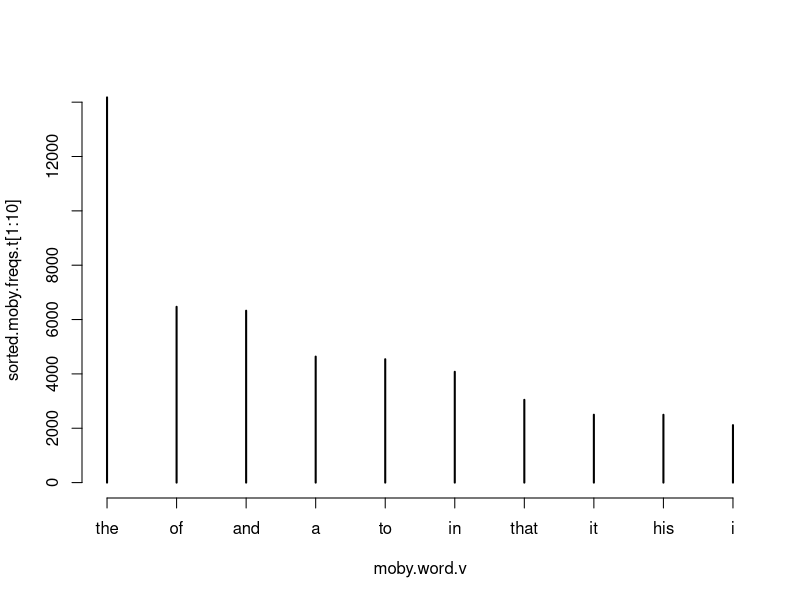

Source code (R):
###################################################################################
# "Text Analysis with R for Students of Literature", Matthew L. Jockers, (c) 2014 #
# Chapter 2: First Foray into Text Analysis with R                                #
###################################################################################

setwd("/Volumes/HD2/Users/pstessel/Documents/Git_Repos/text_analysis")

rm(list=ls())

options(max.print = 1000000)


# store Moby Dick as a character vector
text.v <- scan("data/plainText/melville.txt", what="character", sep="\n")

# separate content from metadata
start.v <- which(text.v == "CHAPTER 1. Loomings.")
end.v <- which(text.v == "orphan.")
start.v
end.v
length(text.v)

# save Project Gutenberg metadata
start.metadata.v <- text.v[1:start.v -1]
end.metadata.v <- text.v[(end.v+1):length(text.v)]
metadata.v <- c(start.metadata.v, end.metadata.v)

# text of the novel
novel.lines.v <- text.v[start.v:end.v]

length(text.v)
length(novel.lines.v)

# remove line breaks
novel.v <- paste(novel.lines.v, collapse=" ")

# convert text to lowercase characters
novel.lower.v <- tolower(novel.v)
novel.lower.v

# extract words into a list
moby.words.l <- strsplit(novel.lower.v, "\\W")
moby.words.l

# convert the list back into a vector
moby.word.v <- unlist(moby.words.l)

# remove blanks caused by punctuation
not.blanks.v <- which(moby.word.v!="")
not.blanks.v

moby.word.v <- moby.word.v[not.blanks.v]
moby.word.v

# shorthand version of above
# moby.word.v <- moby.word.v[which(moby.word.v != "")]

which(moby.word.v=="whale")
moby.word.v[which(moby.word.v=="whale")]

# number of occurances of the word "whale"
length(moby.word.v[which(moby.word.v=="whale")])

# number of words in Moby Dick
length(moby.word.v)

# put a count of the occurences of whale into whale.hits.v
whale.hits.v <- length(moby.word.v[which(moby.word.v=="whale")])
whale.hits.v <- length(moby.word.v[moby.word.v=="whale"])

# count unique words
length(unique(moby.word.v))

# word frequency
moby.freqs.t <- table(moby.word.v)
moby.freqs.t[1:10]
sorted.moby.freqs.t <- sort(moby.freqs.t, decreasing = TRUE)
sorted.moby.freqs.t
head(sorted.moby.freqs.t)
sorted.moby.freqs.t[1:10]
sorted.moby.freqs.t[21:50]
plot(sorted.moby.freqs.t[1:10])

